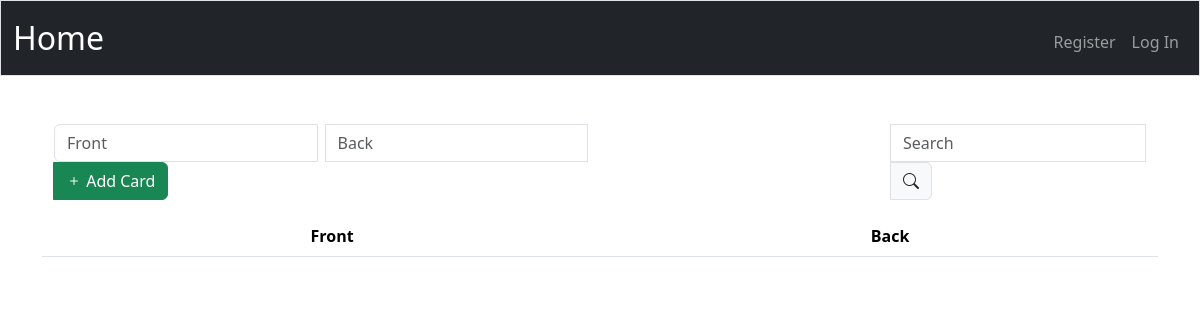
The app's page /cards/10, older data.
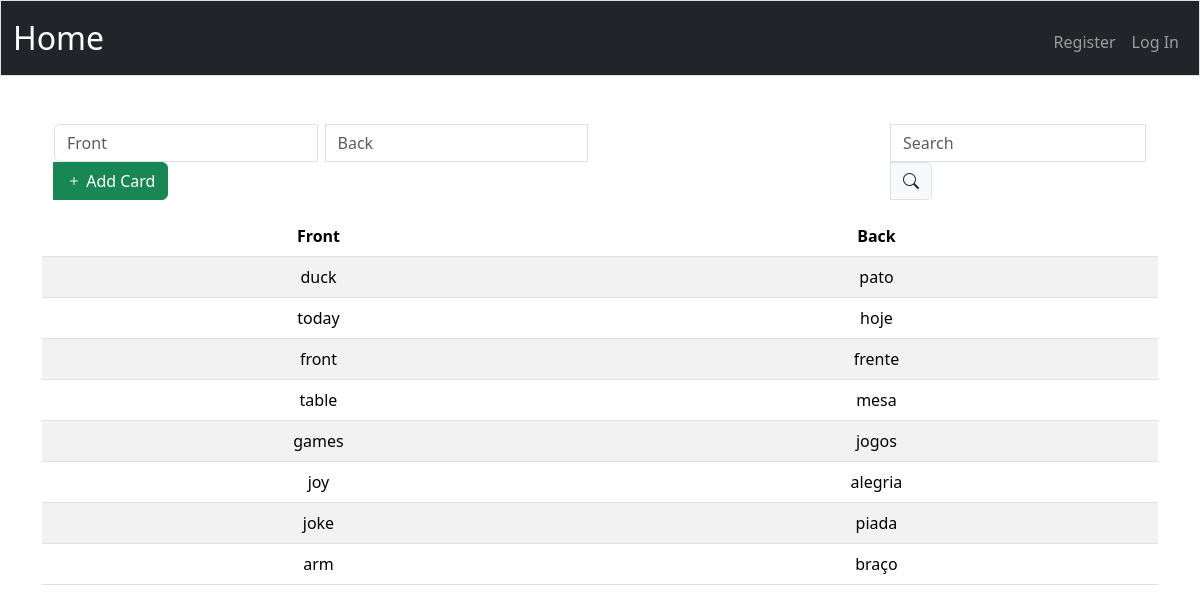
The same page, newer data.
### tables this page shows
CREATE TABLE cards (
    id INTEGER PRIMARY KEY AUTOINCREMENT,

    deck_id INTEGER NOT NULL,
    front TEXT NOT NULL,
    back TEXT NOT NULL,

    state TEXT NOT NULL CHECK (
        state IN ('learning', 'review', 'relearning')
    ),

    step INTEGER NOT NULL DEFAULT 0,
    interval INTEGER NOT NULL DEFAULT 0,
    ease REAL NOT NULL DEFAULT 2.5,
    repetitions INTEGER NOT NULL DEFAULT 0,

    due INTEGER NOT NULL,
    last_review INTEGER,

    created_at DATETIME DEFAULT CURRENT_TIMESTAMP,
    updated_at DATETIME DEFAULT CURRENT_TIMESTAMP,

    FOREIGN KEY (deck_id) REFERENCES decks(id) ON DELETE CASCADE
);

### src/main.py (the view)
@app.route("/cards/<int:deck_id>", methods=["GET", "POST"])  # type: ignore
def cards(deck_id: int) -> WerkzeugResponse | str | None:
    if request.method == "POST":
        pass
    cards = db.execute(  # type: ignore
        "SELECT front, back, deck_id FROM cards WHERE deck_id = ?", deck_id
    )
    return render_template("cards.html", cards=cards, deck_id=deck_id)

### src/main.py (called while the page is built)
@app.after_request
def after_request(response: Response) -> Response:
    response.headers["Cache-Control"] = "no-cache, no-store, must-revalidate"
    response.headers["Expires"] = 0
    response.headers["Pragma"] = "no-cache"
    return response

### src/templates/cards.html (shortened to what this page needs)
{% extends "layout.html" %}  {% block title %} Index {% endblock %} {% block main %}
<div class="container">
  <div class="row justify-content-between">
    <div class="col-6">
      <div class="input-group mb-3">
        <input
          id="front_card"
          autocomplete="off"
          autofocus
          class="form-control w-auto me-2"
          name="front_card"
          placeholder="Front"
          type="text"
        />
        <input
          id="back_card"
          autocomplete="off"
          autofocus
          class="form-control w-auto"
          name="back_card"
          placeholder="Back"
          type="text"
        />
        <button id="add-card" type="button" class="btn btn-success">
          <i class="bi bi-plus"></i>
          Add Card
        </button>
      </div>
    </div>
    <div class="col-3">
      <div class="input-group mb-3">
        <input
          id="search_card_input"
          class="form-control w-auto"
          type="search"
          placeholder="Search"
          aria-label="Search"
        />
        <span class="input-group-text" id="addon-wrapping"
          ><i class="bi bi-search"></i
        ></span>
      </div>
    </div>
  </div>
</div>
<table id="table_cards" class="table table-striped">
  <thead>
    <tr>
      <th scope="col">Front</th>
      <th scope="col">Back</th>
    </tr>
  </thead>
  <tbody>
    {% for card in cards %}
    <tr>
      <td>{{card.front}}</td>
      <td>{{card.back}}</td>
    </tr>
    {% endfor %}
  </tbody>
</table>
{% endblock %}

### src/templates/layout.html (shortened to what this page needs)
<!DOCTYPE html>
<html lang="en">
  <head>
    <link
      href="https://cdn.jsdelivr.net/npm/bootstrap@5.3.3/dist/css/bootstrap.min.css"
      rel="stylesheet"
    />
    <link rel="stylesheet" href="https://cdn.jsdelivr.net/npm/bootstrap-icons@1.5.0/font/bootstrap-icons.css">
    <link href="/static/styles.css" rel="stylesheet" />
  </head>
  <body>
    <nav class="navbar-dark bg-dark border navbar navbar-expand-md">
      <div class="container-fluid">
        <a class="navbar-brand" href="/"
        >Home</a>
        <div class="collapse navbar-collapse" id="navbar">
          {% if session["user_id"] %}
          <ul class="navbar-nav me-auto mt-2">
            <li class="nav-item">
              <a class="nav-link" href="/decks">Decks</a>
            </li>
          </ul>
          <ul class="navbar-nav ms-auto mt-2">
            <li class="nav-item">
              <a class="nav-link" href="/logout">Log Out</a>
            </li>
          </ul>
          {% else %}
          <ul class="navbar-nav ms-auto mt-2">
            <li class="nav-item">
              <a class="nav-link" href="/register">Register</a>
            </li>
            <li class="nav-item">
              <a class="nav-link" href="/login">Log In</a>
            </li>
          </ul>
          {% endif %}
        </div>
      </div>
    </nav>
    <main class="container py-5 text-center">
      {% block main %}{% endblock %}
    </main>
  </body>
</html>

### src/static/styles.css (style rules this page uses)
nav .navbar-brand { font-size: xx-large; }

Row changes from the older to the newer data that the page shows:
added cards: front "duck", back "pato"
added cards: front "today", back "hoje"
added cards: front "front", back "frente"
added cards: front "table", back "mesa"
added cards: front "games", back "jogos"
added cards: front "joy", back "alegria"
added cards: front "joke", back "piada"
added cards: front "arm", back "braço"
